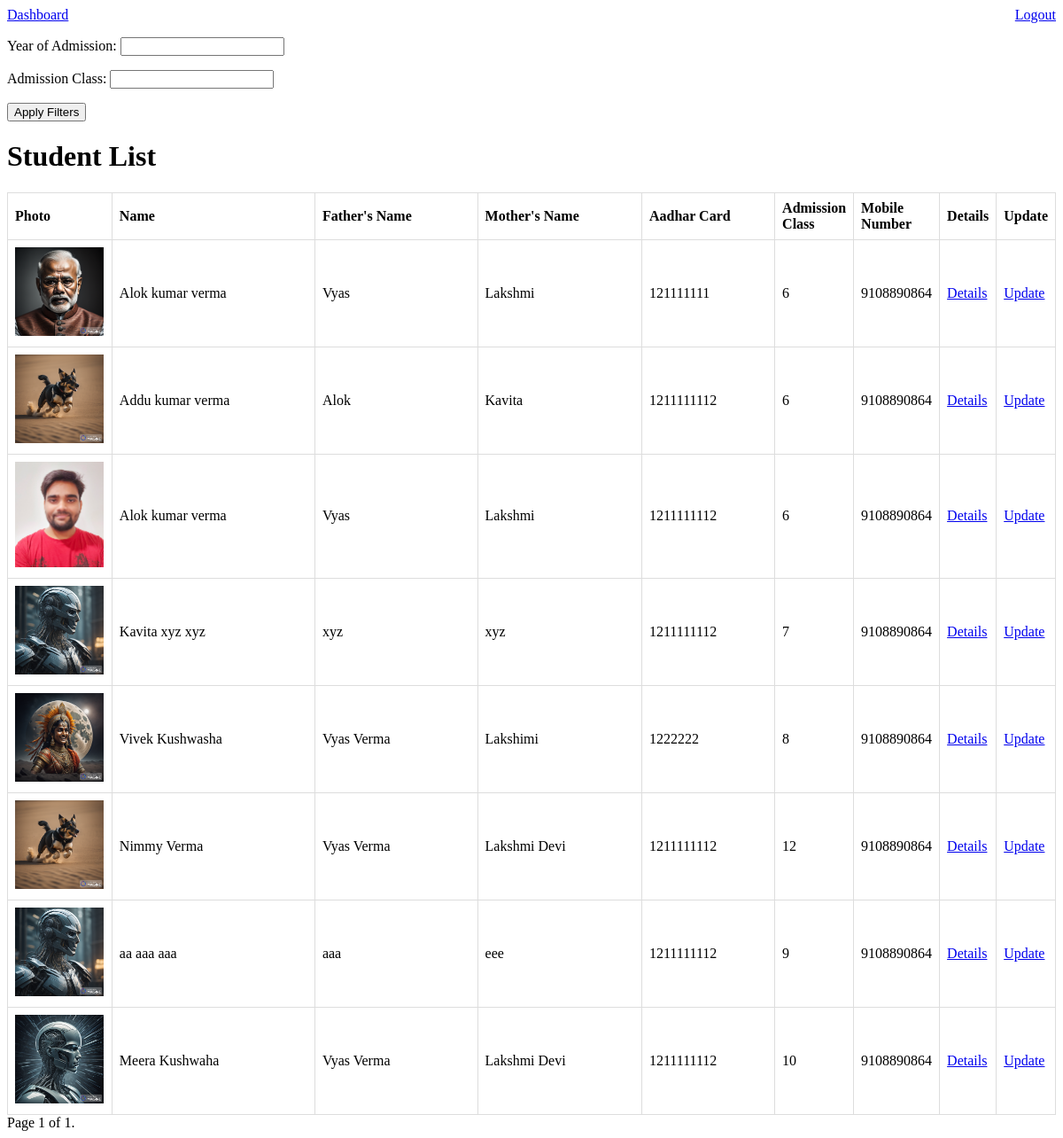
The page /admissions/student_list/ (signed in) on the database its author committed.
### admissions/models.py (models this page shows, shortened)
class Admission(models.Model):
    first_name = models.CharField(max_length=100)
    middle_name = models.CharField(max_length=100, blank=True)
    last_name = models.CharField(max_length=100, blank=True)
    father_name = models.CharField(max_length=100)
    mother_name = models.CharField(max_length=100)
    date_of_birth = models.DateField()
    aadhar_card = models.CharField(max_length=16)
    photo = models.ImageField(upload_to='photos/')
    previous_school = models.TextField()
    address = models.TextField()
    caste = models.CharField(max_length=50)
    admission_class = models.CharField(max_length=50)
    admission_date = models.DateField(auto_now_add=True)
    mobile_number = models.CharField(max_length=15)
    subjects = models.CharField(max_length=100, blank=True, null=True)

### admissions/views.py (the view)
# urls.py: path('student_list/', views.student_list, name='student_list'),
@login_required
def student_list(request):
    students = Admission.objects.all()
    year_filter_form = AdmissionYearFilterForm(request.GET)
    if year_filter_form.is_valid():
        admission_year = year_filter_form.cleaned_data.get('admission_year')
        if admission_year:
            students = students.filter(admission_date__year=admission_year)
    class_filter_form = AdmissionClassFilterForm(request.GET)
    if class_filter_form.is_valid():
        admission_class = class_filter_form.cleaned_data.get('admission_class')
        if admission_class:
            students = students.filter(admission_class__icontains=admission_class)
    page = request.GET.get('page')
    paginator = Paginator(students, 20)  # Display 10 students per page, you can adjust this number as needed
    students = paginator.get_page(page)
    context = {
        'students': students,
        'year_filter_form': year_filter_form,
        'class_filter_form': class_filter_form,
    }
    return render(request, 'admissions/student_list.html', context)

### admissions/forms.py
class AdmissionYearFilterForm(forms.Form):
    admission_year = forms.IntegerField(label='Year of Admission', required=False)

class AdmissionClassFilterForm(forms.Form):
    admission_class = forms.CharField(label='Admission Class', required=False)

### admissions/templates/admissions/student_list.html (shortened to what this page needs)
<!DOCTYPE html>
<a href="{% url 'dashboard' %}">Dashboard</a>
<a href="{% url 'logout' %}" style="float: right;">Logout</a>
<html>
<head>
</head>
<body>
    <form method="post" enctype="multipart/form-data">
        {{ year_filter_form.as_p }}
        {{ class_filter_form.as_p }}
        <button type="submit">Apply Filters</button>
    </form>
    <h1>Student List</h1>
    <table>
        <thead>
            <tr>
                <th class="photo-column">Photo</th>
                <th class="name-column">Name</th>
                <th class="father-name-column">Father's Name</th>
                <th class="mother-name-column">Mother's Name</th>
                <th class="aadhar-column">Aadhar Card</th>
                <th class="admission-class-column">Admission Class</th>
                <th class="mobile-number-column">Mobile Number</th>
                <th>Details</th>
                <th>Update</th>
            </tr>
        </thead>
        <tbody>
            {% for student in students %}
                <tr>
                    <td class="photo-column"><img src="{{ student.photo.url }}" alt="{{ student.first_name }} {{ student.last_name }} Photo" width="100"></td>
                    <td class="name-column">{{ student.first_name }} {{ student.middle_name }} {{ student.last_name }}</td>
                    <td class="father-name-column">{{ student.father_name }}</td>
                    <td class="mother-name-column">{{ student.mother_name }}</td>
                    <td class="aadhar-column">{{ student.aadhar_card }}</td>
                    <td class="admission-class-column">{{ student.admission_class }}</td>
                    <td class="mobile-number-column">{{ student.mobile_number }}</td>
                    <td><a href="{% url 'student_details' student.id %}">Details</a></td>
                    <td><a href="{% url 'update_student' student.id %}">Update</a></td>
                </tr>
            {% endfor %}
        </tbody>
    </table>
</body>
</html>
<div class="pagination">
    <span class="step-links">
        <span class="current-page">
            Page {{ students.number }} of {{ students.paginator.num_pages }}.
        </span>
    </span>
</div>

### admissions/templates/admissions/student_list.html (style rules this page uses)
table { border-collapse: collapse; width: 100%; }
th, td { border: 1px solid #ddd; padding: 8px; text-align: left; }
.photo-column { width: 10%; }
.name-column { width: 25%; }
.father-name-column { width: 20%; }
.mother-name-column { width: 20%; }
.aadhar-column { width: 15%; }

### rows shown on the page
Admission: photo (picture), first_name "Alok", middle_name "kumar", last_name "verma", father_name "Vyas", mother_name "Lakshmi", aadhar_card "121111111", admission_class "6", mobile_number "9108890864"
Admission: photo (picture), first_name "Addu", middle_name "kumar", last_name "verma", father_name "Alok", mother_name "Kavita", aadhar_card "1211111112", admission_class "6", mobile_number "9108890864"
Admission: photo (picture), first_name "Alok", middle_name "kumar", last_name "verma", father_name "Vyas", mother_name "Lakshmi", aadhar_card "1211111112", admission_class "6", mobile_number "9108890864"
Admission: photo (picture), first_name "Kavita", middle_name "xyz", last_name "xyz", father_name "xyz", mother_name "xyz", aadhar_card "1211111112", admission_class "7", mobile_number "9108890864"
Admission: photo (picture), first_name "Vivek", middle_name "Kushwasha", father_name "Vyas Verma", mother_name "Lakshimi", aadhar_card "1222222", admission_class "8", mobile_number "9108890864"
Admission: photo (picture), first_name "Nimmy", last_name "Verma", father_name "Vyas Verma", mother_name "Lakshmi Devi", aadhar_card "1211111112", admission_class "12", mobile_number "9108890864"
Admission: photo (picture), first_name "aa", middle_name "aaa", last_name "aaa", father_name "aaa", mother_name "eee", aadhar_card "1211111112", admission_class "9", mobile_number "9108890864"
Admission: photo (picture), first_name "Meera", last_name "Kushwaha", father_name "Vyas Verma", mother_name "Lakshmi Devi", aadhar_card "1211111112", admission_class "10", mobile_number "9108890864"

### other values the page prints
{{ students.number }} "1"
{{ students.paginator.num_pages }} "1"
